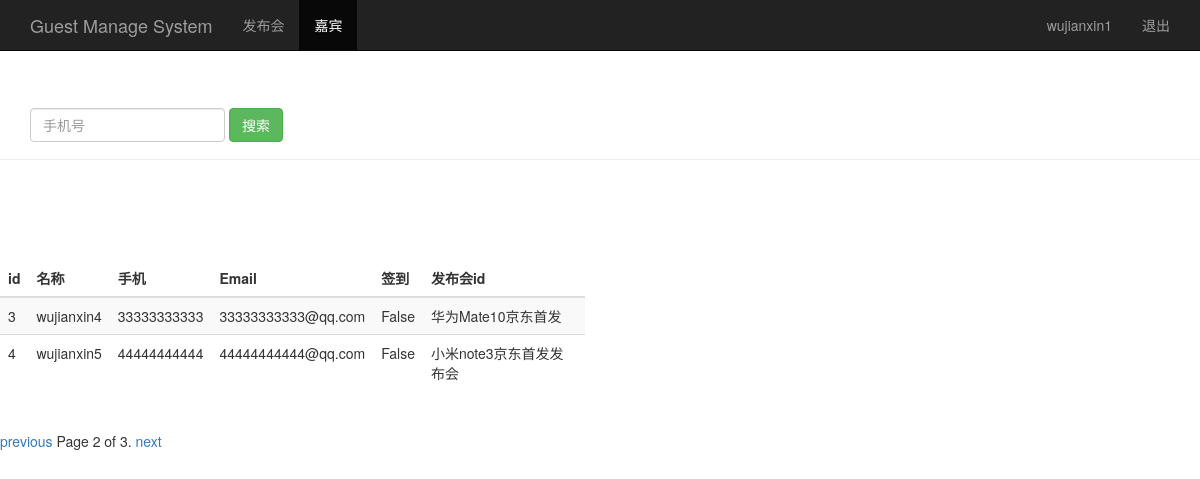
Page /search_phone/?page=2 (signed in) on the committed database.
### sign/models.py (models this page shows, shortened)
class Guest(models.Model):
    event = models.ForeignKey(Event)  # 关联发布会id
    realname = models.CharField(max_length=64)  # 姓名
    phone = models.CharField(max_length=16)  # 手机号
    email = models.EmailField()  # 邮箱
    sign = models.BooleanField()  # 签到状态
    create_time = models.DateTimeField(auto_now=True)  # 创建时间（自动获取当前时间）
    class Meta:
        unique_together = ('phone', 'event')

class Event(models.Model):
    name = models.CharField(max_length=100)  # 发布会标题
    limit = models.IntegerField()  # 限制人数
    status = models.BooleanField()  # 状态
    address = models.CharField(max_length=200)  # 地址
    start_time = models.DateTimeField('events time')  # 发布会时间
    create_time = models.DateTimeField(auto_now=True)  # 创建时间（自动获取当前时间）
    def __str__(self):
        return self.name

### sign/views.py (the view)
# urls.py: url(r'^search_phone/$', views.search_phone),
@login_required
def search_phone(request):
    username = request.session.get('user', '')
    search_phone = request.GET.get('phone', '')
    guest_list = Guest.objects.filter(phone__contains=search_phone)
    paginator = Paginator(guest_list, 2)
    page = request.GET.get('page')
    try:
        contacts = paginator.page(page)
    except PageNotAnInteger:
        contacts = paginator.page(1)
    except EmptyPage:
        contacts = paginator.page(paginator.num_pages)
    return render(request, "guest_manage.html", {"user": username, "guests": contacts})

### sign/templates/guest_manage.html (shortened to what this page needs)
<!DOCTYPE html>
<html>
<head>
    {% load bootstrap3 %}
    {% bootstrap_css %}
</head>
<body role="document">
<nav class="navbar navbar-inverse navbar-fixed-top">
    <div class="container">
        <div class="navbar-header">
            <a class="navbar-brand" href="/event_manage/">Guest Manage System</a>
        </div>
        <div id="navbar" class="collapse navbar-collapse">
            <ul class="nav navbar-nav">
                <li><a a href="/event_manage/">发布会</a></li>
                <li class="active"><a href="#">嘉宾</a></li>
            </ul>
            <ul class="nav navbar-nav navbar-right">
                <li><a href="#">{{user}}</a></li>
                <li><a href="/logout/">退出</a></li>
            </ul>
        </div>
    </div>
</nav>
<div class="page-header" style="padding-top:60px">
    <div id="navbar" class="navbar-collapse collapse">
        <form class="navbar-form" method="get" action="/search_phone/">
            <div class="form-group">
                <input name="phone" type="text" placeholder="手机号" class="form-control">
            </div>
            <button type="submit" class="btn btn-success">搜索</button>
        </form>
    </div>
</div>
<div class="row" style="padding-top:80px;">
    <div class="col-md-6">
        <table class="table table-striped">
            <thead>
            <tr>
                <th>id</th>
                <th>名称</th>
                <th>手机</th>
                <th>Email</th>
                <th>签到</th>
                <th>发布会id</th>
            </tr>
            </thead>
            <tbody>
            {% for guest in guests %}
            <tr>
                <td>{{ guest.id }}</td>
                <td>{{ guest.realname }}</td>
                <td>{{ guest.phone }}</td>
                <td>{{ guest.email }}</td>
                <td>{{ guest.sign }}</td>
                <td>{{ guest.event }}</td>
            </tr>
            {% endfor %}
            </tbody>
        </table>
    </div>
</div>
<div class="pagination">
      <span class="step-links">
        {% if guests.has_previous %}
          <a href="?page={{ guests.previous_page_number }}">previous</a>
        {% endif %}
          <span class="current">
            Page {{ guests.number }} of {{ guests.paginator.num_pages }}.
          </span>
        {% if guests.has_next %}
          <a href="?page={{ guests.next_page_number }}">next</a>
        {% endif %}
      </span>
</div>
</body>
</html>

### rows in the picture
Guest: id "3", realname "wujianxin4", phone "33333333333", email "33333333333@qq.com", sign "False", event "华为Mate10京东首发"
Guest: id "4", realname "wujianxin5", phone "44444444444", email "44444444444@qq.com", sign "False", event "小米note3京东首发发布会"

### other values in the picture
{{ user }} "wujianxin1"
{{ guests.number }} "2"
{{ guests.paginator.num_pages }} "3"
